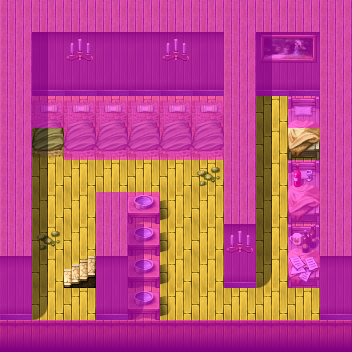

This is a level from a 2D game, rendered from its Tiled map with the project's own tilesets. A one-line summary and the map file follow, with tile-layer data summarised:
An orthogonal 11x11 tile map with 32x32 px tiles, 4 tile layers (Ground, Objects, Above, Walkable), 60 tilesets and 8 objects (3x spawn, 2x mapchange, 2x key, rest).

<map version="1.0" tiledversion="1.1.5" orientation="orthogonal" renderorder="right-down" width="11" height="11" tilewidth="32" tileheight="32" infinite="0" nextobjectid="9">
 <tileset firstgid="1" name="map_bed_1" tilewidth="32" tileheight="32" tilecount="128" columns="16">
  <image source="../drawable/map_bed_1.png" width="512" height="256" />
 </tileset>
 <tileset firstgid="129" name="map_border_1" tilewidth="32" tileheight="32" tilecount="128" columns="16">
  <image source="../drawable/map_border_1.png" width="512" height="256" />
 </tileset>
 <tileset firstgid="257" name="map_bridge_1" tilewidth="32" tileheight="32" tilecount="128" columns="16">
  <image source="../drawable/map_bridge_1.png" width="512" height="256" />
 </tileset>
 <tileset firstgid="385" name="map_bridge_2" tilewidth="32" tileheight="32" tilecount="128" columns="16">
  <image source="../drawable/map_bridge_2.png" width="512" height="256" />
 </tileset>
 <tileset firstgid="513" name="map_broken_1" tilewidth="32" tileheight="32" tilecount="128" columns="16">
  <image source="../drawable/map_broken_1.png" width="512" height="256" />
 </tileset>
 <tileset firstgid="641" name="map_cavewall_1" tilewidth="32" tileheight="32" tilecount="108" columns="18">
  <image source="../drawable/map_cavewall_1.png" width="576" height="192" />
 </tileset>
 <tileset firstgid="749" name="map_cavewall_2" tilewidth="32" tileheight="32" tilecount="108" columns="18">
  <image source="../drawable/map_cavewall_2.png" width="576" height="192" />
 </tileset>
 <tileset firstgid="857" name="map_cavewall_3" tilewidth="32" tileheight="32" tilecount="108" columns="18">
  <image source="../drawable/map_cavewall_3.png" width="576" height="192" />
 </tileset>
 <tileset firstgid="965" name="map_cavewall_4" tilewidth="32" tileheight="32" tilecount="108" columns="18">
  <image source="../drawable/map_cavewall_4.png" width="576" height="192" />
 </tileset>
 <tileset firstgid="1073" name="map_chair_table_1" tilewidth="32" tileheight="32" tilecount="128" columns="16">
  <image source="../drawable/map_chair_table_1.png" width="512" height="256" />
 </tileset>
 <tileset firstgid="1201" name="map_chair_table_2" tilewidth="32" tileheight="32" tilecount="128" columns="16">
  <image source="../drawable/map_chair_table_2.png" width="512" height="256" />
 </tileset>
 <tileset firstgid="1329" name="map_crate_1" tilewidth="32" tileheight="32" tilecount="128" columns="16">
  <image source="../drawable/map_crate_1.png" width="512" height="256" />
 </tileset>
 <tileset firstgid="1457" name="map_cupboard_1" tilewidth="32" tileheight="32" tilecount="128" columns="16">
  <image source="../drawable/map_cupboard_1.png" width="512" height="256" />
 </tileset>
 <tileset firstgid="1585" name="map_curtain_1" tilewidth="32" tileheight="32" tilecount="128" columns="16">
  <image source="../drawable/map_curtain_1.png" width="512" height="256" />
 </tileset>
 <tileset firstgid="1713" name="map_entrance_1" tilewidth="32" tileheight="32" tilecount="128" columns="16">
  <image source="../drawable/map_entrance_1.png" width="512" height="256" />
 </tileset>
 <tileset firstgid="1841" name="map_entrance_2" tilewidth="32" tileheight="32" tilecount="128" columns="16">
  <image source="../drawable/map_entrance_2.png" width="512" height="256" />
 </tileset>
 <tileset firstgid="1969" name="map_fence_1" tilewidth="32" tileheight="32" tilecount="128" columns="16">
  <image source="../drawable/map_fence_1.png" width="512" height="256" />
 </tileset>
 <tileset firstgid="2097" name="map_fence_2" tilewidth="32" tileheight="32" tilecount="128" columns="16">
  <image source="../drawable/map_fence_2.png" width="512" height="256" />
 </tileset>
 <tileset firstgid="2225" name="map_fence_3" tilewidth="32" tileheight="32" tilecount="128" columns="16">
  <image source="../drawable/map_fence_3.png" width="512" height="256" />
 </tileset>
 <tileset firstgid="2353" name="map_fence_4" tilewidth="32" tileheight="32" tilecount="128" columns="16">
  <image source="../drawable/map_fence_4.png" width="512" height="256" />
 </tileset>
 <tileset firstgid="2481" name="map_ground_1" tilewidth="32" tileheight="32" tilecount="128" columns="16">
  <image source="../drawable/map_ground_1.png" width="512" height="256" />
 </tileset>
 <tileset firstgid="2609" name="map_ground_2" tilewidth="32" tileheight="32" tilecount="128" columns="16">
  <image source="../drawable/map_ground_2.png" width="512" height="256" />
 </tileset>
 <tileset firstgid="2737" name="map_ground_3" tilewidth="32" tileheight="32" tilecount="128" columns="16">
  <image source="../drawable/map_ground_3.png" width="512" height="256" />
 </tileset>
 <tileset firstgid="2865" name="map_ground_4" tilewidth="32" tileheight="32" tilecount="128" columns="16">
  <image source="../drawable/map_ground_4.png" width="512" height="256" />
 </tileset>
 <tileset firstgid="2993" name="map_ground_5" tilewidth="32" tileheight="32" tilecount="128" columns="16">
  <image source="../drawable/map_ground_5.png" width="512" height="256" />
 </tileset>
 <tileset firstgid="3121" name="map_ground_6" tilewidth="32" tileheight="32" tilecount="128" columns="16">
  <image source="../drawable/map_ground_6.png" width="512" height="256" />
 </tileset>
 <tileset firstgid="3249" name="map_ground_7" tilewidth="32" tileheight="32" tilecount="128" columns="16">
  <image source="../drawable/map_ground_7.png" width="512" height="256" />
 </tileset>
 <tileset firstgid="3377" name="map_ground_8" tilewidth="32" tileheight="32" tilecount="128" columns="16">
  <image source="../drawable/map_ground_8.png" width="512" height="256" />
 </tileset>
 <tileset firstgid="3505" name="map_house_1" tilewidth="32" tileheight="32" tilecount="128" columns="16">
  <image source="../drawable/map_house_1.png" width="512" height="256" />
 </tileset>
 <tileset firstgid="3633" name="map_house_2" tilewidth="32" tileheight="32" tilecount="128" columns="16">
  <image source="../drawable/map_house_2.png" width="512" height="256" />
 </tileset>
 <tileset firstgid="3761" name="map_indoor_1" tilewidth="32" tileheight="32" tilecount="128" columns="16">
  <image source="../drawable/map_indoor_1.png" width="512" height="256" />
 </tileset>
 <tileset firstgid="3889" name="map_indoor_2" tilewidth="32" tileheight="32" tilecount="128" columns="16">
  <image source="../drawable/map_indoor_2.png" width="512" height="256" />
 </tileset>
 <tileset firstgid="4017" name="map_kitchen_1" tilewidth="32" tileheight="32" tilecount="128" columns="16">
  <image source="../drawable/map_kitchen_1.png" width="512" height="256" />
 </tileset>
 <tileset firstgid="4145" name="map_outdoor_1" tilewidth="32" tileheight="32" tilecount="128" columns="16">
  <image source="../drawable/map_outdoor_1.png" width="512" height="256" />
 </tileset>
 <tileset firstgid="4273" name="map_pillar_1" tilewidth="32" tileheight="32" tilecount="128" columns="16">
  <image source="../drawable/map_pillar_1.png" width="512" height="256" />
 </tileset>
 <tileset firstgid="4401" name="map_pillar_2" tilewidth="32" tileheight="32" tilecount="128" columns="16">
  <image source="../drawable/map_pillar_2.png" width="512" height="256" />
 </tileset>
 <tileset firstgid="4529" name="map_plant_1" tilewidth="32" tileheight="32" tilecount="128" columns="16">
  <image source="../drawable/map_plant_1.png" width="512" height="256" />
 </tileset>
 <tileset firstgid="4657" name="map_plant_2" tilewidth="32" tileheight="32" tilecount="128" columns="16">
  <image source="../drawable/map_plant_2.png" width="512" height="256" />
 </tileset>
 <tileset firstgid="4785" name="map_rock_1" tilewidth="32" tileheight="32" tilecount="128" columns="16">
  <image source="../drawable/map_rock_1.png" width="512" height="256" />
 </tileset>
 <tileset firstgid="4913" name="map_rock_2" tilewidth="32" tileheight="32" tilecount="128" columns="16">
  <image source="../drawable/map_rock_2.png" width="512" height="256" />
 </tileset>
 <tileset firstgid="5041" name="map_roof_1" tilewidth="32" tileheight="32" tilecount="128" columns="16">
  <image source="../drawable/map_roof_1.png" width="512" height="256" />
 </tileset>
 <tileset firstgid="5169" name="map_roof_2" tilewidth="32" tileheight="32" tilecount="128" columns="16">
  <image source="../drawable/map_roof_2.png" width="512" height="256" />
 </tileset>
 <tileset firstgid="5297" name="map_roof_3" tilewidth="32" tileheight="32" tilecount="128" columns="16">
  <image source="../drawable/map_roof_3.png" width="512" height="256" />
 </tileset>
 <tileset firstgid="5425" name="map_shop_1" tilewidth="32" tileheight="32" tilecount="128" columns="16">
  <image source="../drawable/map_shop_1.png" width="512" height="256" />
 </tileset>
 <tileset firstgid="5553" name="map_sign_ladder_1" tilewidth="32" tileheight="32" tilecount="128" columns="16">
  <image source="../drawable/map_sign_ladder_1.png" width="512" height="256" />
 </tileset>
 <tileset firstgid="5681" name="map_table_1" tilewidth="32" tileheight="32" tilecount="128" columns="16">
  <image source="../drawable/map_table_1.png" width="512" height="256" />
 </tileset>
 <tileset firstgid="5809" name="map_trail_1" tilewidth="32" tileheight="32" tilecount="128" columns="16">
  <image source="../drawable/map_trail_1.png" width="512" height="256" />
 </tileset>
 <tileset firstgid="5937" name="map_transition_1" tilewidth="32" tileheight="32" tilecount="128" columns="16">
  <image source="../drawable/map_transition_1.png" width="512" height="256" />
 </tileset>
 <tileset firstgid="6065" name="map_transition_2" tilewidth="32" tileheight="32" tilecount="128" columns="16">
  <image source="../drawable/map_transition_2.png" width="512" height="256" />
 </tileset>
 <tileset firstgid="6193" name="map_transition_3" tilewidth="32" tileheight="32" tilecount="128" columns="16">
  <image source="../drawable/map_transition_3.png" width="512" height="256" />
 </tileset>
 <tileset firstgid="6321" name="map_transition_4" tilewidth="32" tileheight="32" tilecount="128" columns="16">
  <image source="../drawable/map_transition_4.png" width="512" height="256" />
 </tileset>
 <tileset firstgid="6449" name="map_transition_5" tilewidth="32" tileheight="32" tilecount="128" columns="16">
  <image source="../drawable/map_transition_5.png" width="512" height="256" />
 </tileset>
 <tileset firstgid="6577" name="map_tree_1" tilewidth="32" tileheight="32" tilecount="128" columns="16">
  <image source="../drawable/map_tree_1.png" width="512" height="256" />
 </tileset>
 <tileset firstgid="6705" name="map_tree_2" tilewidth="32" tileheight="32" tilecount="128" columns="16">
  <image source="../drawable/map_tree_2.png" width="512" height="256" />
 </tileset>
 <tileset firstgid="6833" name="map_wall_1" tilewidth="32" tileheight="32" tilecount="128" columns="16">
  <image source="../drawable/map_wall_1.png" width="512" height="256" />
 </tileset>
 <tileset firstgid="6961" name="map_wall_2" tilewidth="32" tileheight="32" tilecount="120" columns="15">
  <image source="../drawable/map_wall_2.png" width="480" height="256" />
 </tileset>
 <tileset firstgid="7081" name="map_wall_3" tilewidth="32" tileheight="32" tilecount="120" columns="15">
  <image source="../drawable/map_wall_3.png" width="480" height="256" />
 </tileset>
 <tileset firstgid="7201" name="map_wall_4" tilewidth="32" tileheight="32" tilecount="120" columns="15">
  <image source="../drawable/map_wall_4.png" width="480" height="256" />
 </tileset>
 <tileset firstgid="7321" name="map_window_1" tilewidth="32" tileheight="32" tilecount="128" columns="16">
  <image source="../drawable/map_window_1.png" width="512" height="256" />
 </tileset>
 <tileset firstgid="7449" name="map_window_2" tilewidth="32" tileheight="32" tilecount="128" columns="16">
  <image source="../drawable/map_window_2.png" width="512" height="256" />
 </tileset>
 <layer name="Ground" width="11" height="11">
  <data>[121 cells, 121 non-empty, 5 distinct tile ids]</data>
 </layer>
 <layer name="Objects" width="11" height="11">
  <data>[121 cells, 34 non-empty, 11 distinct tile ids]</data>
 </layer>
 <layer name="Above" width="11" height="11">
  <data>[121 cells, 23 non-empty, 5 distinct tile ids]</data>
 </layer>
 <layer name="Walkable" width="11" height="11">
  <data>[121 cells, 88 non-empty, 1 distinct tile ids]</data>
 </layer>
 <objectgroup name="Mapevents">
  <object id="1" name="up" type="mapchange" x="64" y="256" width="32" height="32">
   <properties>
    <property name="map" value="loneford3" />
    <property name="place" value="down" />
   </properties>
  </object>
  <object id="2" name="rest1" type="rest" x="288" y="128" width="32" height="32" />
  <object id="3" name="base_beamto_stoutford" type="mapchange" x="32" y="128" width="32" height="32">
   <properties>
    <property name="map" value="stoutford_castle_barrack2" />
    <property name="place" value="base_beamto_loneford" />
   </properties>
  </object>
 </objectgroup>
 <objectgroup name="Spawn">
  <object id="4" name="arngyr" type="spawn" x="160" y="288" width="32" height="32">
   <properties>
    <property name="spawngroup" value="arngyr" />
   </properties>
  </object>
  <object id="5" name="loneford_guard0" type="spawn" x="32" y="160" width="32" height="32">
   <properties>
    <property name="spawngroup" value="loneford_guard0" />
   </properties>
  </object>
  <object id="6" name="loneford_guard0_1" type="spawn" x="192" y="160" width="32" height="32">
   <properties>
    <property name="spawngroup" value="loneford_guard0" />
   </properties>
  </object>
 </objectgroup>
 <objectgroup name="Keys">
  <object id="7" name="nondisplay:19" type="key" x="224" y="288" width="32" height="32">
   <properties>
    <property name="phrase" value="loneford_tavern_room" />
    <property name="requireId" value="nondisplay" />
    <property name="requireType" value="questProgress" />
    <property name="requireValue" value="19" />
   </properties>
  </object>
  <object id="8" name="base_nondisplay:1" type="key" x="32" y="128" width="32" height="32">
   <properties>
    <property name="phrase" value="base_beamto_10" />
    <property name="requireId" value="base_nondisplay" />
    <property name="requireType" value="questProgress" />
    <property name="requireValue" value="1" />
   </properties>
  </object>
 </objectgroup>
</map>
